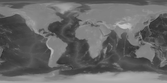
#> input picture graphs/template/Terrain - Full Elevation.png, 167 x 83 px, shrunk from 1366 x 683 before the run, found by its file name; its folder holds only this picture in this run
$ python contours.py
#> lines starting #> are read from the running program, lines starting #| are printed output that depends on the picture; after the words box and inside, x2 and y2 are one past the last pixel; in counts of white or black regions, pixels touching at a corner belong together
### imagdyn/io_gray.py
"""Grayscale image load / save helpers."""

from __future__ import annotations

import os
import time
from collections.abc import Callable
from pathlib import Path

import numpy as np
from PIL import Image


def replace_atomic(
    path: Path,
    write_tmp: Callable[[Path], None],
    *,
    attempts: int = 8,
) -> None:
    """
    Write to a same-dir temp file then ``os.replace`` onto ``path``.

    Windows often raises OSError when overwriting a file the viewer (or
    antivirus) still has open; retry + replace is more reliable than writing
    straight to the final path.
    """
    path = Path(path)
    path.parent.mkdir(parents=True, exist_ok=True)
    tmp = path.with_name(f".{path.stem}.{os.getpid()}.tmp{path.suffix}")
    last_err: OSError | None = None
    for i in range(max(int(attempts), 1)):
        try:
            write_tmp(tmp)
            os.replace(tmp, path)
            return
        except OSError as e:
            last_err = e
            try:
                if tmp.is_file():
                    tmp.unlink()
            except OSError:
                pass
            time.sleep(0.05 * (i + 1))
    assert last_err is not None
    raise last_err


def save_png_atomic(path: Path, img: Image.Image, *, attempts: int = 8) -> None:
    def _write(tmp: Path) -> None:
        img.save(tmp, format="PNG", compress_level=1)

    replace_atomic(path, _write, attempts=attempts)


# [5 lines left out: function write_text_atomic, not called in this run]


def load_gray01(path: Path) -> np.ndarray:
    arr = np.asarray(Image.open(path), dtype=np.float32)
    if arr.ndim == 3:
        arr = arr[..., 0]
#> arr: shape (83, 167) float32
    if arr.max() > 1.5:
        arr = arr / 255.0
    return arr


def save_gray01(path: Path, v01: np.ndarray) -> None:
    path = Path(path)
    path.parent.mkdir(parents=True, exist_ok=True)
    g = np.clip(np.rint(v01 * 255.0), 0, 255).astype(np.uint8)
    save_png_atomic(path, Image.fromarray(g, mode="L"))


# [11 lines left out: functions save_mask, save_gray_png, not called in this run]

### imagdyn/assets.py
"""Detect graph assets and derive missing terrain products from Full Elevation."""

from __future__ import annotations

import json
import shutil
from dataclasses import asdict, dataclass
from pathlib import Path
from typing import Any

import numpy as np

from . import paths
from .io_gray import load_gray01, save_gray01, save_mask


@dataclass
class AssetStatus:
    full_elevation: bool = False
    land_mask: bool = False
    above_sea: bool = False
    below_sea: bool = False
    contours: bool = False
    satellite: bool = False
    temperature_annual: bool = False
    temperature_meta: bool = False
    temperature_months: list[bool] | None = None
    pressure_annual: bool = False
    wind_meta: bool = False
    wind_stats: bool = False
    wind_uv: bool = False
    pressure_months: list[bool] | None = None
    wind_uv_months: list[bool] | None = None

    def to_dict(self) -> dict[str, Any]:
        d = asdict(self)
        if self.temperature_months is None:
            d["temperature_months"] = [False] * 12
        if self.pressure_months is None:
            d["pressure_months"] = [False] * 12
        if self.wind_uv_months is None:
            d["wind_uv_months"] = [False] * 12
        return d


def _exists(name: str, base: Path = paths.GRAPHS) -> bool:
    return (base / name).is_file()


def probe_assets(graphs: Path | None = None) -> AssetStatus:
    g = graphs or paths.GRAPHS
    temp = g / "temperature"
    wind = g / "wind"
    return AssetStatus(
        full_elevation=_exists(paths.FULL_ELEV, g),
        land_mask=_exists(paths.LAND_MASK, g),
        above_sea=_exists(paths.ABOVE_SEA, g),
        below_sea=_exists(paths.BELOW_SEA, g),
        contours=_exists(paths.CONTOURS, g),
        satellite=_exists(paths.SATELLITE, g),
        temperature_annual=(temp / paths.TEMP_ANNUAL).is_file(),
        temperature_meta=(temp / paths.TEMP_META).is_file(),
        temperature_months=[(temp / n).is_file() for n in paths.MONTH_TEMP_NAMES],
        pressure_annual=(wind / paths.WIND_UV_ANNUAL).is_file(),
        wind_meta=(wind / paths.WIND_META).is_file(),
        wind_stats=(wind / paths.WIND_STATS).is_file(),
        wind_uv=(wind / paths.WIND_UV_ANNUAL).is_file(),
        pressure_months=[(wind / n).is_file() for n in paths.MONTH_WIND_UV_NAMES],
        wind_uv_months=[(wind / n).is_file() for n in paths.MONTH_WIND_UV_NAMES],
    )


def write_assets_json(status: AssetStatus | None = None, graphs: Path | None = None) -> Path:
    g = graphs or paths.GRAPHS
    st = status or probe_assets(g)
    out = g / paths.ASSETS_JSON
    g.mkdir(parents=True, exist_ok=True)
    payload = {
        **st.to_dict(),
        "paths": {
            "satellite": paths.SATELLITE,
            "full_elevation": paths.FULL_ELEV,
            "land_mask": paths.LAND_MASK,
            "above_sea": paths.ABOVE_SEA,
            "below_sea": paths.BELOW_SEA,
            "contours": paths.CONTOURS,
            "temperature_dir": "temperature",
            "temperature_annual": f"temperature/{paths.TEMP_ANNUAL}",
            "temperature_meta": f"temperature/{paths.TEMP_META}",
            "temperature_months": [f"temperature/{n}" for n in paths.MONTH_TEMP_NAMES],
            "wind_dir": "wind",
            "pressure_annual": f"wind/{paths.WIND_UV_ANNUAL}",
            "wind_meta": f"wind/{paths.WIND_META}",
            "wind_stats": f"wind/{paths.WIND_STATS}",
            "wind_uv_annual": f"wind/{paths.WIND_UV_ANNUAL}",
            "wind_terrain_dot_annual": f"wind/{paths.WIND_TERRAIN_DOT_ANNUAL}",
            "pressure_months": [f"wind/{n}" for n in paths.MONTH_WIND_UV_NAMES],
            "wind_uv_months": [f"wind/{n}" for n in paths.MONTH_WIND_UV_NAMES],
        },
    }
    out.write_text(json.dumps(payload, indent=2, ensure_ascii=False) + "\n", encoding="utf-8")
    return out


def maybe_seed_full_elevation(graphs: Path | None = None) -> bool:
    """Copy Full Elevation from graphs/template/ if missing. Returns True if seeded."""
    g = graphs or paths.GRAPHS
    dest = g / paths.FULL_ELEV
    if dest.is_file():
        return False
    src = paths.TEMPLATE_DIR / paths.FULL_ELEV
    if src.is_file():
        g.mkdir(parents=True, exist_ok=True)
        shutil.copy2(src, dest)
        print(f"Seeded {dest.name} ← template/")
        return True
    return False


def derive_from_full_elevation(
    elev01: np.ndarray,
) -> tuple[np.ndarray, np.ndarray, np.ndarray]:
    """
    From full elevation (0.5 = sea level):
      land mask, above-sea (0..1 on land), below-sea (depth fraction on ocean).
    """
    land = elev01 > 0.5
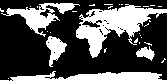
#> land: shape (83, 167) bool; 34% white; 30 white regions (25 under 20 px), largest, box (x1, y1, x2, y2) and area: (76, 4, 167, 58) 1933, (0, 71, 167, 83) 1343, (1, 3, 80, 37) 831, (46, 36, 67, 67) 333, (136, 46, 155, 61) 155
    land_t = np.clip((elev01 - 0.5) / 0.5, 0.0, 1.0)
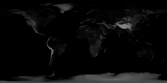
#> land_t: shape (83, 167) float32; min 0, max 0.553, mean 0.0366
    ocean_d = np.clip((0.5 - elev01) / 0.5, 0.0, 1.0)
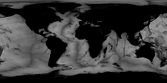
#> ocean_d: shape (83, 167) float32; min 0, max 0.639, mean 0.223
    above = np.where(land, land_t, 0.0).astype(np.float32)
    below = np.where(land, 1.0, ocean_d).astype(np.float32)
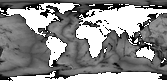
#> below: shape (83, 167) float32; min 0.00392, max 1, mean 0.563
    return land, above, below


def ensure_derived_terrain(
    *,
    graphs: Path | None = None,
    force: bool = False,
    seed_template: bool = True,
) -> AssetStatus:
    """
    If only Full Elevation is present (or force), write Land Mask + Above/Below.
    Optionally seed Full Elevation from graphs/template/.
    """
    g = graphs or paths.GRAPHS
    if seed_template:
        maybe_seed_full_elevation(g)

    full = g / paths.FULL_ELEV
    if not full.is_file():
        raise FileNotFoundError(
            f"Missing {full}. Place a full elevation PNG there "
            f"or under {paths.TEMPLATE_DIR / paths.FULL_ELEV}."
        )

    land_p = g / paths.LAND_MASK
    above_p = g / paths.ABOVE_SEA
    below_p = g / paths.BELOW_SEA

    need = force or (not land_p.is_file()) or (not above_p.is_file()) or (not below_p.is_file())
    if need:
        elev = load_gray01(full)
        land, above, below = derive_from_full_elevation(elev)
        if force or not land_p.is_file():
            save_mask(land_p, land)
            h, _w = land.shape
            lat = 90.0 - (np.arange(h, dtype=np.float64) + 0.5) * (180.0 / h)
            wt = np.clip(np.cos(np.deg2rad(lat)), 0.0, 1.0)[:, None]
            land_pct = float(100.0 * (land.astype(np.float64) * wt).sum() / (wt.sum() * land.shape[1]))
            print(f"Wrote {land_p.name}  land={land_pct:.1f}%")
        if force or not above_p.is_file():
            save_gray01(above_p, above)
            print(f"Wrote {above_p.name}")
        if force or not below_p.is_file():
            save_gray01(below_p, below)
            print(f"Wrote {below_p.name}")
    else:
        print("Derived terrain products already present (use --force to regenerate).")

    st = probe_assets(g)
    write_assets_json(st, g)
    print(f"Wrote {g / paths.ASSETS_JSON}")
    return st


# [23 lines left out: function print_status, not called in this run]

### imagdyn/timing.py
"""Lightweight step timers for compute jobs."""

from __future__ import annotations

import time
from collections.abc import Iterator
from contextlib import contextmanager
from typing import Any


# [10 lines left out: function format_duration, not called in this run]


class StepTimer:
    """Track wall-clock time for named steps; report avg / total / ETA."""

    def __init__(self, label: str = "", *, total_steps: int | None = None) -> None:
        self.label = label
        self.total_steps = total_steps
        self.t0 = time.perf_counter()
        self.steps: list[tuple[str, float]] = []
        self._step_t0: float | None = None
        self._step_name: str | None = None

    def begin(self, name: str = "") -> None:
        self.end()
        self._step_t0 = time.perf_counter()
        self._step_name = name

    def end(self) -> float | None:
        if self._step_t0 is None:
            return None
        dt = time.perf_counter() - self._step_t0
        self.steps.append((self._step_name or f"step{len(self.steps)+1}", dt))
        self._step_t0 = None
        self._step_name = None
        return dt

    # [5 lines left out: function tick, not called in this run]

    @contextmanager
    def step(self, name: str = "") -> Iterator[None]:
        self.begin(name)
        try:
            yield
        finally:
            self.end()

    @property
    def elapsed(self) -> float:
        return time.perf_counter() - self.t0

    # [66 lines left out: functions step_count, mean_step, eta, progress_line, summary, as_meta, not called in this run]

### imagdyn/contours.py
#!/usr/bin/env python3
"""Generate Terrain - Contours.png from Full Elevation + Land Mask."""

from __future__ import annotations

import numpy as np
from PIL import Image

from . import assets, paths
from .assets import ensure_derived_terrain
from .params import CONTOURS, PLANET
from .timing import StepTimer, format_duration


def main() -> None:
    wall = StepTimer("contours")
    with wall.step("ensure"):
        ensure_derived_terrain(seed_template=True)
    elev_path = paths.GRAPHS / paths.FULL_ELEV
    land_path = paths.GRAPHS / paths.LAND_MASK
    out_path = paths.GRAPHS / paths.CONTOURS

    with wall.step("load"):
        elev = np.asarray(Image.open(elev_path), dtype=np.float32)
        if elev.ndim == 3:
            elev = elev[..., 0]
        if elev.max() > 1.5:
            elev = elev / 255.0

        land = np.asarray(Image.open(land_path), dtype=np.float32)
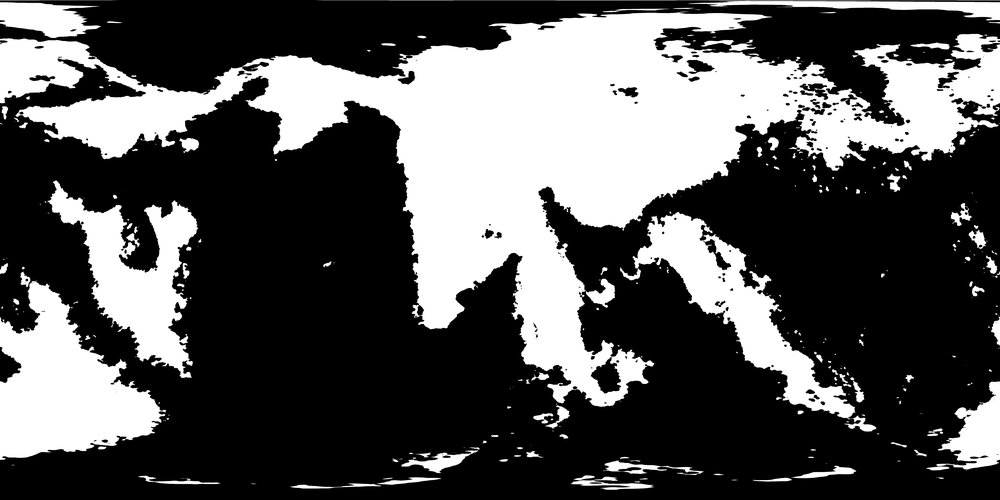
#> input picture graphs/Terrain - Land Mask.png, 1000 x 500 px, shrunk from 8192 x 4096 before the run
#> land: shape (500, 1000, 4) float32
        if land.ndim == 3:
            land = land[..., 0]
#> land: shape (500, 1000) float32
        land = land > 127
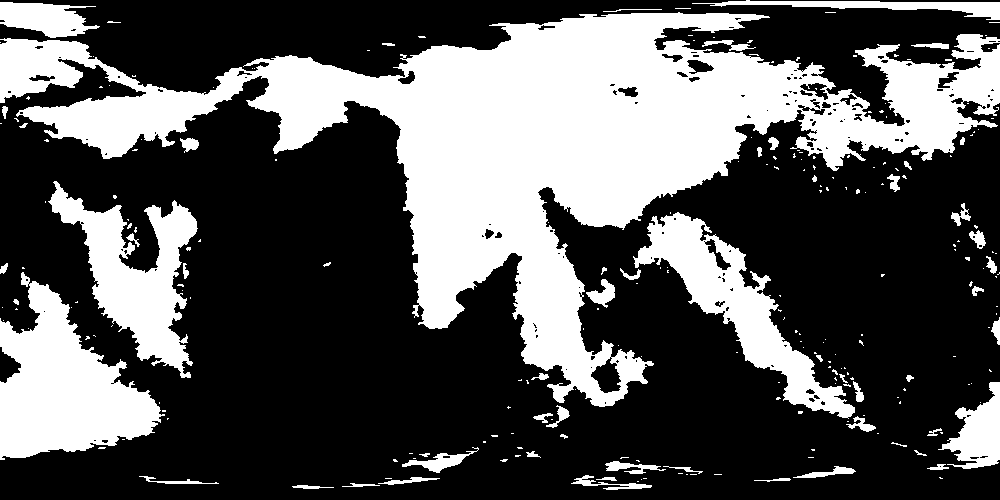
#> land: shape (500, 1000) bool; 34% white; 246 white regions (187 under 20 px), largest, box (x1, y1, x2, y2) and area: (0, 12, 1000, 407) 116688, (0, 272, 165, 460) 16345, (633, 212, 855, 419) 11478

    max_elev_m = PLANET.max_elev_m
#> (the run stopped early here; a loop or call above may not have finished)
